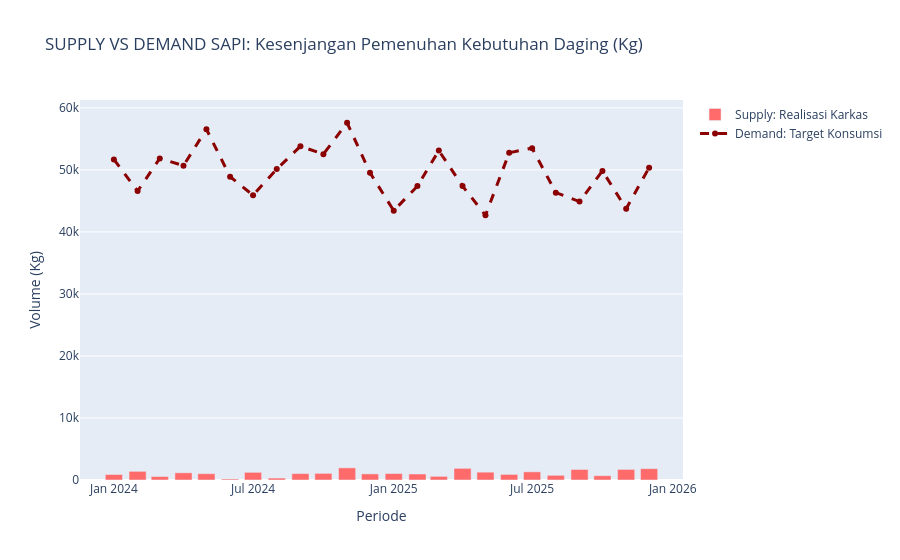

Notebook source saved alongside this figure:
### Code cell
# ==============================================================================
# ANALISIS 3: SUPPLY VS DEMAND GAP (Level Konsumsi)
# ==============================================================================
print("\n--- 3. SUPPLY VS DEMAND GAP ---")

gap_konsumsi = cube.groupby(['tanggal', 'nama_komoditas']).agg({
    'sum_realisasi_karkas': 'sum',
    'avg_konsumsi_bulanan': 'sum'
}).reset_index()

# Filter khusus untuk Sapi agar grafik lebih fokus dan bersih (bisa diganti ke Ayam jika perlu)
gap_sapi = gap_konsumsi[gap_konsumsi['nama_komoditas'] == 'Sapi']

# VISUALISASI ANALISIS 3: Overlapping Chart (Batang vs Garis)
fig3 = go.Figure()

# Batang untuk Supply (Realisasi Karkas)
fig3.add_trace(go.Bar(
    x=gap_sapi['tanggal'], 
    y=gap_sapi['sum_realisasi_karkas'],
    name='Supply: Realisasi Karkas', 
    marker_color='#FF6B6B'
))

# Garis putus-putus untuk Demand (Target Konsumsi BPS)
fig3.add_trace(go.Scatter(
    x=gap_sapi['tanggal'], 
    y=gap_sapi['avg_konsumsi_bulanan'],
    name='Demand: Target Konsumsi', 
    mode='lines+markers', 
    line=dict(color='darkred', width=3, dash='dash')
))

fig3.update_layout(
    title='SUPPLY VS DEMAND SAPI: Kesenjangan Pemenuhan Kebutuhan Daging (Kg)',
    xaxis_title='Periode',
    yaxis_title='Volume (Kg)',
    hovermode='x unified',
    barmode='group'
)
fig3.show()

### Figure 1 — Plotly figure (JSON) as saved in the notebook; plotly's stock layout.template omitted (floating-point values rounded to 4 significant figures)
{"data": [{"marker": {"color": "#FF6B6B"}, "name": "Supply: Realisasi Karkas", "type": "bar", "x": ["2024-01-01T00:00:00.000000000", "2024-02-01T00:00:00.000000000", "2024-03-01T00:00:00.000000000", "2024-04-01T00:00:00.000000000", "2024-05-01T00:00:00.000000000", "2024-06-01T00:00:00.000000000", "2024-07-01T00:00:00.000000000", "2024-08-01T00:00:00.000000000", "2024-09-01T00:00:00.000000000", "2024-10-01T00:00:00.000000000", "2024-11-01T00:00:00.000000000", "2024-12-01T00:00:00.000000000", "2025-01-01T00:00:00.000000000", "2025-02-01T00:00:00.000000000", "2025-03-01T00:00:00.000000000", "2025-04-01T00:00:00.000000000", "2025-05-01T00:00:00.000000000", "2025-06-01T00:00:00.000000000", "2025-07-01T00:00:00.000000000", "2025-08-01T00:00:00.000000000", "2025-09-01T00:00:00.000000000", "2025-10-01T00:00:00.000000000", "2025-11-01T00:00:00.000000000", "2025-12-01T00:00:00.000000000"], "y": [886.7, 1396.0, 560.6, 1159.0, 1021.0, 159.2, 1234.0, 311.7, 1035.0, 1066.0, 1957.0, 984.2, 1038.0, 971.7, 585.5, 1878.0, 1264.0, 896.8, 1317.0, 753.8, 1694.0, 692.3, 1707.0, 1827.0]}, {"line": {"color": "darkred", "dash": "dash", "width": 3}, "mode": "lines+markers", "name": "Demand: Target Konsumsi", "type": "scatter", "x": ["2024-01-01T00:00:00.000000000", "2024-02-01T00:00:00.000000000", "2024-03-01T00:00:00.000000000", "2024-04-01T00:00:00.000000000", "2024-05-01T00:00:00.000000000", "2024-06-01T00:00:00.000000000", "2024-07-01T00:00:00.000000000", "2024-08-01T00:00:00.000000000", "2024-09-01T00:00:00.000000000", "2024-10-01T00:00:00.000000000", "2024-11-01T00:00:00.000000000", "2024-12-01T00:00:00.000000000", "2025-01-01T00:00:00.000000000", "2025-02-01T00:00:00.000000000", "2025-03-01T00:00:00.000000000", "2025-04-01T00:00:00.000000000", "2025-05-01T00:00:00.000000000", "2025-06-01T00:00:00.000000000", "2025-07-01T00:00:00.000000000", "2025-08-01T00:00:00.000000000", "2025-09-01T00:00:00.000000000", "2025-10-01T00:00:00.000000000", "2025-11-01T00:00:00.000000000", "2025-12-01T00:00:00.000000000"], "y": [51690.0, 46590.0, 51850.0, 50680.0, 56570.0, 48910.0, 45920.0, 50130.0, 53820.0, 52540.0, 57600.0, 49540.0, 43420.0, 47400.0, 53110.0, 47390.0, 42690.0, 52760.0, 53510.0, 46330.0, 44900.0, 49840.0, 43730.0, 50370.0]}], "layout": {"barmode": "group", "hovermode": "x unified", "title": {"text": "SUPPLY VS DEMAND SAPI: Kesenjangan Pemenuhan Kebutuhan Daging (Kg)"}, "xaxis": {"title": {"text": "Periode"}}, "yaxis": {"title": {"text": "Volume (Kg)"}}}}
